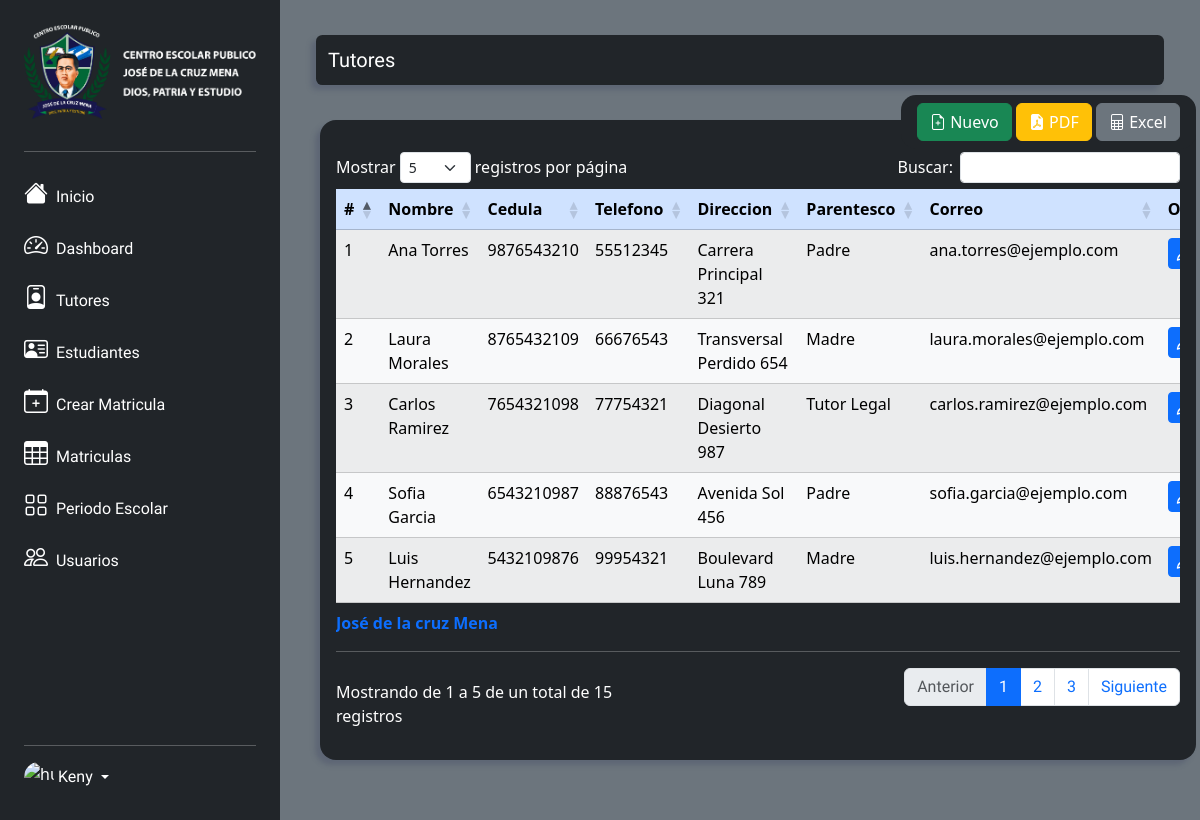
The page /views/tutor.view.php (signed in) on the database its author committed.
### tables this page shows
CREATE TABLE Tutores (
    ID_Tutor INT PRIMARY KEY AUTO_INCREMENT,
    Pri_Nombre VARCHAR(20) NOT NULL,
    Seg_Nombre VARCHAR(20),
    Pri_Apellido VARCHAR(20) NOT NULL,
    Seg_Apellido VARCHAR(20),
    Cedula VARCHAR(25) NOT NULL UNIQUE,
    Telefono INT(8) NOT NULL,
    Direccion VARCHAR(45) NOT NULL,
    FK_Parentesco INT NOT NULL,
    Correo_Electronico VARCHAR(255) NOT NULL,
    constraint pk_Parentesco_id foreign key (FK_Parentesco) references Parentescos(ID_Parentesco) on update cascade on delete cascade
);

CREATE TABLE Parentescos (
	ID_Parentesco INT PRIMARY KEY AUTO_INCREMENT,
    Parentesco ENUM('Padre', 'Madre', 'Tutor Legal') NOT NULL
);

### models/tutor.model.php (called while the page is built, shortened)
<?php
require_once '../models/conexion.model.php';
class Tutor {
    private $objetoConexion;
    public function __construct() {
        $this->objetoConexion = new Conexion();
    }
    public function read() {
        try {
            $consulta = "CALL sp_read_tutor();";
            return $this->objetoConexion->consultar($consulta);
        } catch (Exception $e) {
            echo "Error en la cansulta: ". $e->getMessage();
            return false;
        }
    }
}
?>

### models/conexion.model.php (called while the page is built, shortened)
<?php
class Conexion{
    private $server;
    private $user;
    private $pwd;
    private $bd;
    function __construct(){
        $this->server = 'localhost';
        $this->user = 'root';
        $this->bd = 'gestion_escolar_jdlcm';
        $this->pwd = '';
    }
    public function conectar(){
        $this->mysqli = new mysqli($this->server,$this->user,$this->pwd,$this->bd);
        if($this->mysqli->connect_errno){
            echo "No se pudo conectar con la base de datos: ".$this->mysqli->connect_error;
            return 0;
        }else{
            return $this->mysqli;
        }
    }
    public function consultar($query){
        $result = mysqli_query($this->conectar(), $query);
        return $result;
    }
}

### template/tables/table.tutor.php (shortened to what this page needs)
<div class="bg-dark rounded-4 Contenedor-List col ">
    <div class="botones">
        <button type="button" class="btn btn-success" data-bs-toggle="modal" data-bs-target="#modal_new_tutor">
            <i class="bi bi-file-earmark-plus"></i>
            Nuevo
        </button>
        <button type="button" class="btn btn-warning" style="color: white">
            <i class="bi bi-file-earmark-pdf-fill"></i>
            PDF
        </button>
        <button type="button" class="btn btn-secondary" style="color: white">
        <i class="bi bi-file-spreadsheet"></i>
            Excel
        </button>
    </div>
    <div class="table-responsive">
        <table id="datatable" class="table table-striped table-responsive table-light table-hover">
            <caption>
                José de la cruz Mena
                <hr class="mt-3 mb-0 mx-0">
            </caption>
            <thead class="m-4 table-primary">
                <tr>
                    <th class="centered ">#</th>
                    <th class="centered">Nombre</th>
                    <th class="centered">Cedula</th>
                    <th class="centered">Telefono</th>
                    <th class="centered">Direccion</th>
                    <th class="centered">Parentesco</th>
                    <th class="centered">Correo</th>
                    <th class="centered">Options</th>
                </tr>
            </thead>
            <tbody>
                <?php
                $objTutor = new Tutor();
                $allTutores = $objTutor->read();
                $numRows = mysqli_num_rows($allTutores);
                for ($i = 0; $i < $numRows; $i++) {
                    $tutor = mysqli_fetch_assoc($allTutores);
                ?>
                    <tr>
                        <td><?= $tutor["ID_Tutor"] ?></td>
                        <td><?= $tutor["Pri_Nombre"] . ' ' . $tutor["Pri_Apellido"] ?></td>
                        <td><?= $tutor["Cedula"] ?></td>
                        <td><?= $tutor["Telefono"] ?></td>
                        <td><?= $tutor["Direccion"] ?></td>
                        <td><?= $tutor["Parentesco"] ?></td>
                        <td><?= $tutor["Correo_Electronico"] ?></td>
                        <td>
                            <button class="btn btn-sm btn-primary edit-button" data-bs-toggle="modal" data-bs-target="#modal_edit_tutor<?= $tutor["ID_Tutor"]; ?>"><i class="fa-solid fa-pencil"></i></button>
                        </td>
                    </tr>
                <?php } ?>
            </tbody>
        </table>
    </div>
</div>

### css/style.matricula.css (style rules this page uses)
caption { color: #0D6EFD !important; font-weight: bold; }
.Contenedor-List { box-shadow: -5px 5px 5px rgba(73, 80, 104, 0.4) !important; width: 73vw !important; margin: 0 3% 0 0; position: absolute; top: 120px; left: 320px; padding: 2rem 1rem; border-radius: 25px; }
hr { color: white; width: 100%; }

### css/style.botones.css (style rules this page uses)
.botones { position: absolute; top: -25px; right: 0px; padding: 0.5rem 1rem; background-color: #212529; border-radius: 15px; }

### rows shown on the page
tutores: ID_Tutor "1", Pri_Nombre "Ana", Pri_Apellido "Torres", Cedula "9876543210", Telefono "55512345", Direccion "Carrera Principal 321", FK_Parentesco.Parentesco "Padre", Correo_Electronico "ana.torres@ejemplo.com"
tutores: ID_Tutor "2", Pri_Nombre "Laura", Pri_Apellido "Morales", Cedula "8765432109", Telefono "66676543", Direccion "Transversal Perdido 654", FK_Parentesco.Parentesco "Madre", Correo_Electronico "laura.morales@ejemplo.com"
tutores: ID_Tutor "3", Pri_Nombre "Carlos", Pri_Apellido "Ramirez", Cedula "7654321098", Telefono "77754321", Direccion "Diagonal Desierto 987", FK_Parentesco.Parentesco "Tutor Legal", Correo_Electronico "carlos.ramirez@ejemplo.com"
tutores: ID_Tutor "4", Pri_Nombre "Sofia", Pri_Apellido "Garcia", Cedula "6543210987", Telefono "88876543", Direccion "Avenida Sol 456", FK_Parentesco.Parentesco "Padre", Correo_Electronico "sofia.garcia@ejemplo.com"
tutores: ID_Tutor "5", Pri_Nombre "Luis", Pri_Apellido "Hernandez", Cedula "5432109876", Telefono "99954321", Direccion "Boulevard Luna 789", FK_Parentesco.Parentesco "Madre", Correo_Electronico "luis.hernandez@ejemplo.com"

### other values the page prints
$_SESSION['usuarioautenticado']['Usuario'] "Keny"
